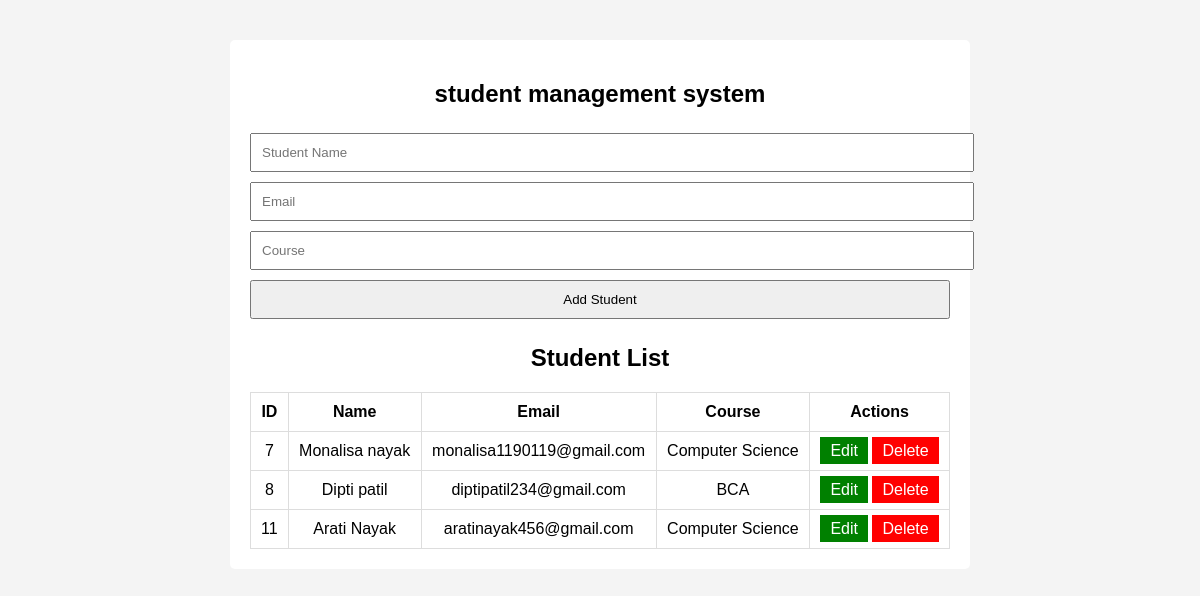
The page / on the database its author committed.
### tables this page shows
CREATE TABLE `students` (
  `id` int(11) NOT NULL,
  `name` varchar(100) NOT NULL,
  `email` varchar(100) NOT NULL,
  `course` varchar(100) NOT NULL
);

### index.php (the view, shortened to what this page needs)
<?php
include "db.php";
?>
<!DOCTYPE html>
<html>
<head>
    <link rel="stylesheet" href="style.css">
</head>
<body>
<div class="container">
    <h2>student management system</h2>
    <form method="POST">
        <input type="text" name="name" placeholder="Student Name" required>
        <input type="email" name="email" placeholder="Email" required>
        <input type="text" name="course" placeholder="Course" required>
        <button type="submit" name="add">Add Student</button>
    </form>
    <h2>Student List</h2>
    <table>
        <tr>
            <th>ID</th>
            <th>Name</th>
            <th>Email</th>
            <th>Course</th>
            <th>Actions</th>
        </tr>
        <?php
        $result = mysqli_query($conn, "SELECT * FROM students");
        while ($row = mysqli_fetch_assoc($result)) {
        ?>
        <tr>
            <td><?= $row['id'] ?></td>
            <td><?= $row['name'] ?></td>
            <td><?= $row['email'] ?></td>
            <td><?= $row['course'] ?></td>
            <td>
                <a class="edit" href="edit.php?id=<?= $row['id'] ?>">Edit</a>
                <a class="delete" href="delete.php?id=<?= $row['id'] ?>">Delete</a>
            </td>
        </tr>
        <?php } ?>
    </table>
</div>
</body>
</html>

### style.css (style rules this page uses)
body { font-family: Arial, sans-serif; background: #f4f4f4; }
.container { width: 700px; background: white; margin: 40px auto; padding: 20px; border-radius: 5px; }
h2 { text-align: center; }
input, button { width: 100%; padding: 10px; margin: 5px 0; }
table { width: 100%; border-collapse: collapse; margin-top: 20px; }
table, th, td { border: 1px solid #ddd; }
th, td { padding: 10px; text-align: center; }
a { text-decoration: none; color: white; padding: 5px 10px; }
.edit { background: green; }
.delete { background: red; }

### rows shown on the page
students: id "7", name "Monalisa nayak", email "monalisa1190119@gmail.com", course "Computer Science"
students: id "8", name "Dipti patil", email "diptipatil234@gmail.com", course "BCA"
students: id "11", name "Arati Nayak", email "aratinayak456@gmail.com", course "Computer Science"
